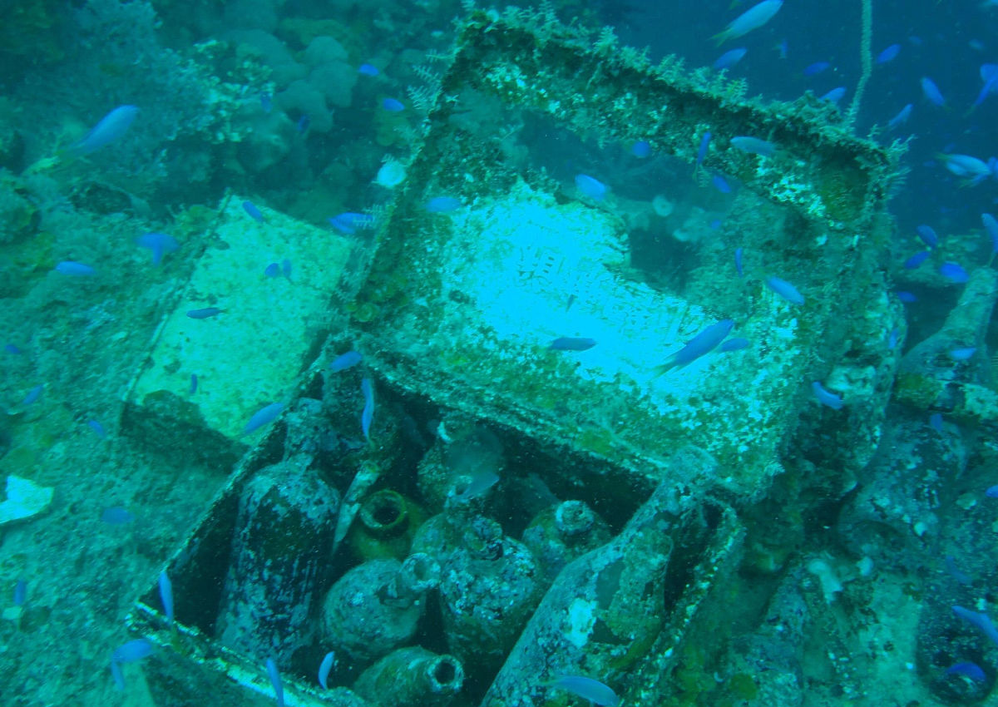
%> input picture SAMPLE_IMAGES/129_img_.png, 998 x 707 px, shrunk from 1200 x 850 before the run
$ octave --eval "result = white_balance(imread('../SAMPLE_IMAGES/129_img_.png'));"   (GNU Octave 9; MATLAB toolbox functions it lacks are replaced by stand-ins)
%> lines starting %> are read from the running program, lines starting %| are printed output that depends on the picture
function [o_img] = white_balance(img)

%splitting RGB matrices
i_R = img(:,:,1);
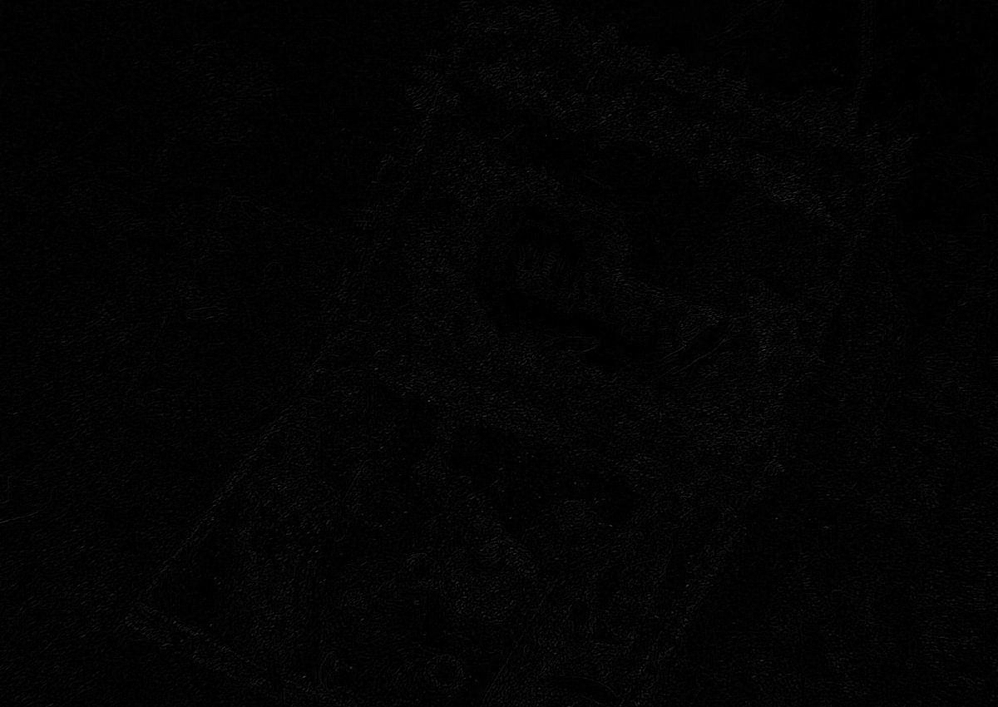
%> i_R: size 707x998 uint8; min 0, max 64, mean 3.5
i_G = img(:,:,2);
i_B = img(:,:,3);

i_R = im2double(i_R);
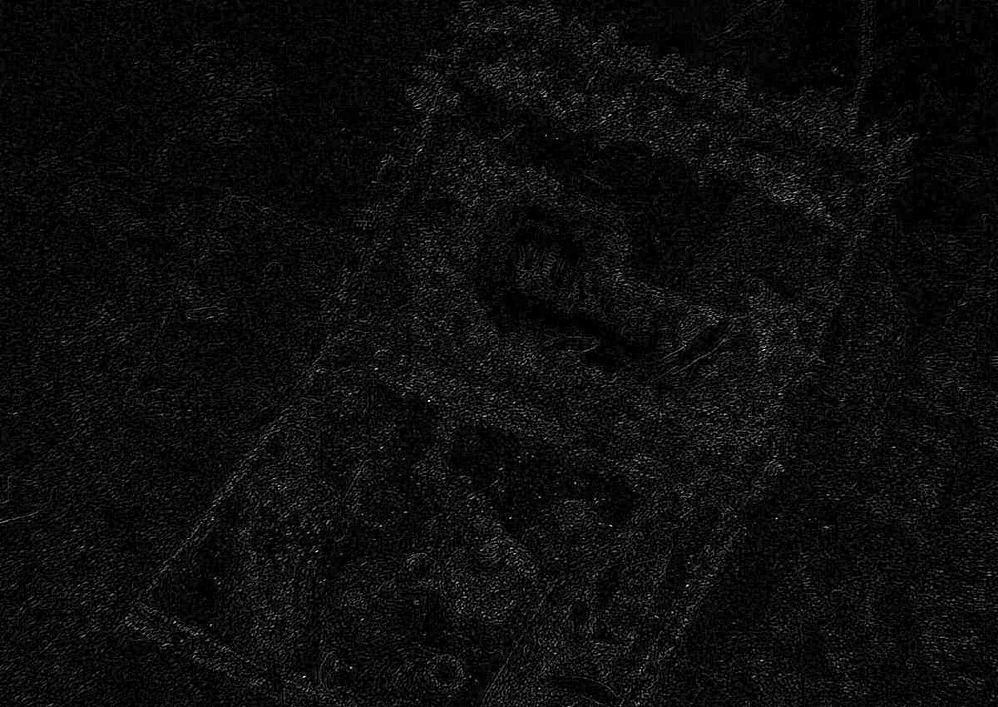
%> i_R: size 707x998 double; min 0, max 0.251, mean 0.0138; drawn with min black and max white
i_G = im2double(i_G);
%> i_G: size 707x998 double
i_B = im2double(i_B);
%> i_B: size 707x998 double

max_R = max(i_R(:));
%> max_R = 0.251
max_G = max(i_G(:));
%> max_G = 0.902
max_B = max(i_B(:));
%> max_B = 1

i_R = i_R/max_R;
i_G = i_G/max_G;
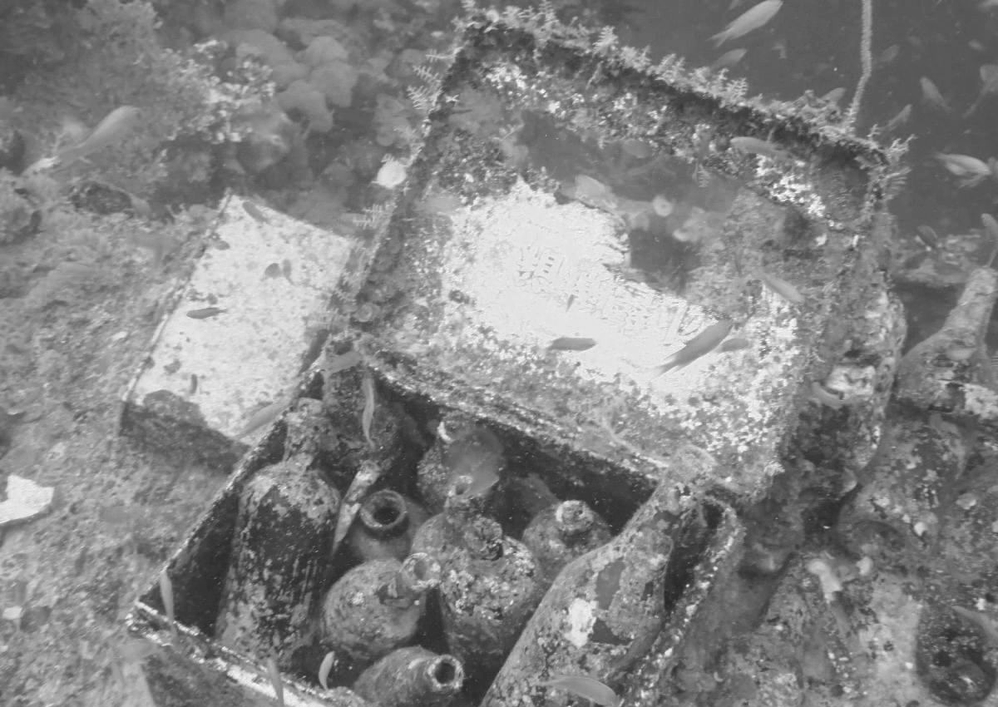
%> i_G: size 707x998 double; min 0.152, max 1, mean 0.52
i_B = i_B/max_B;

i_R = uint8(255 * mat2gray(i_R));
%> i_R: size 707x998 uint8
i_G = uint8(255 * mat2gray(i_G));
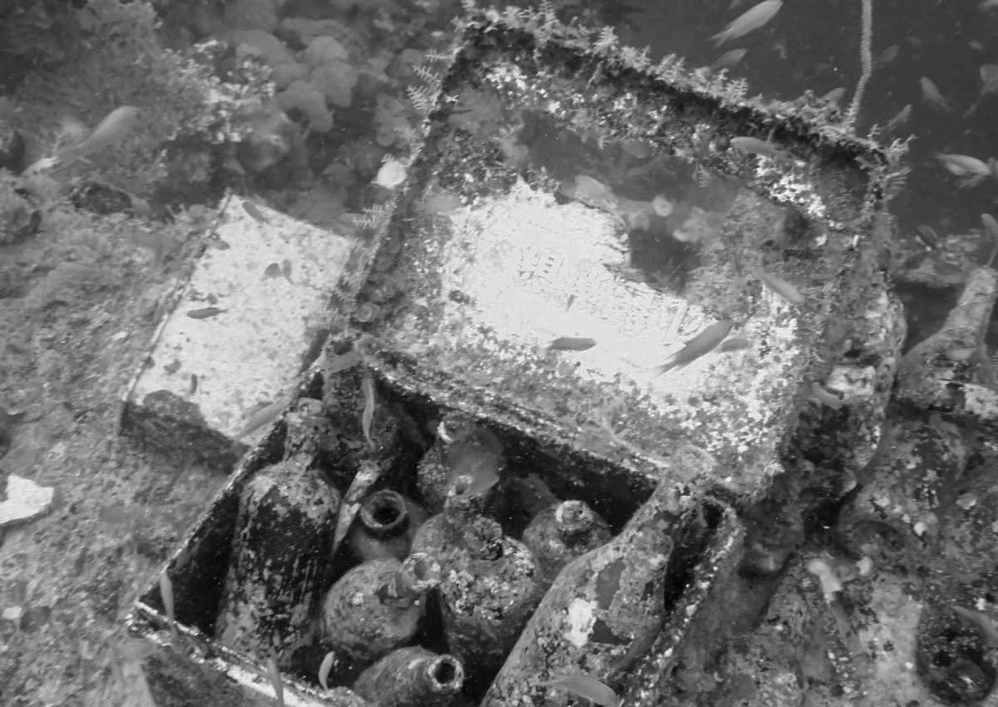
%> i_G: size 707x998 uint8; min 0, max 255, mean 110.5
i_B = uint8(255 * mat2gray(i_B));
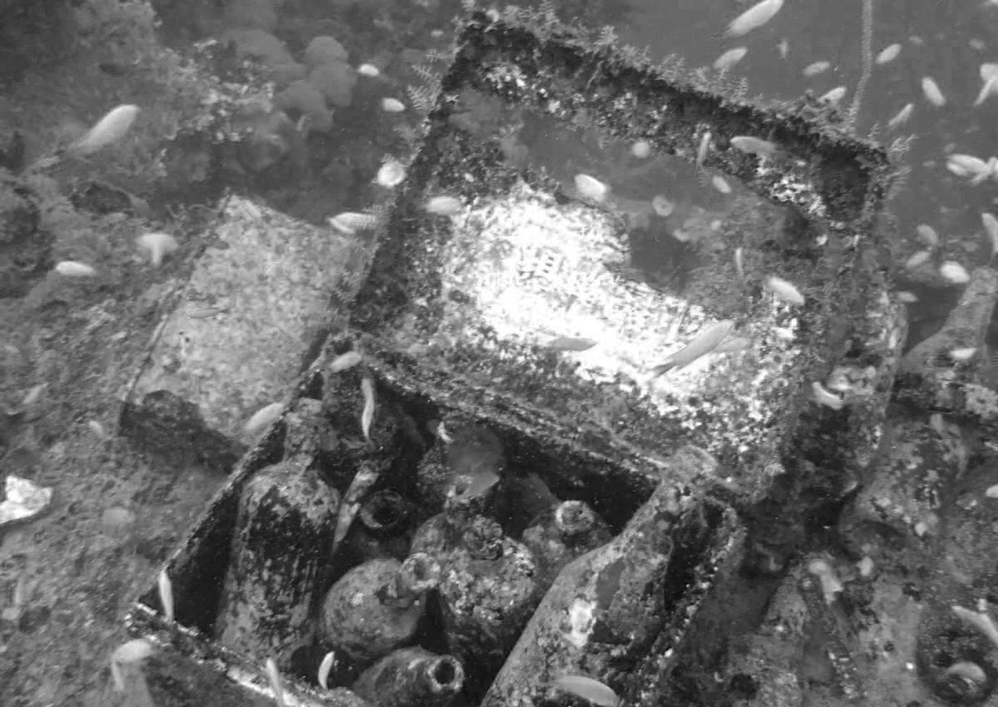
%> i_B: size 707x998 uint8; min 0, max 255, mean 106.5

o_img = cat(3, i_R, i_G, i_B);
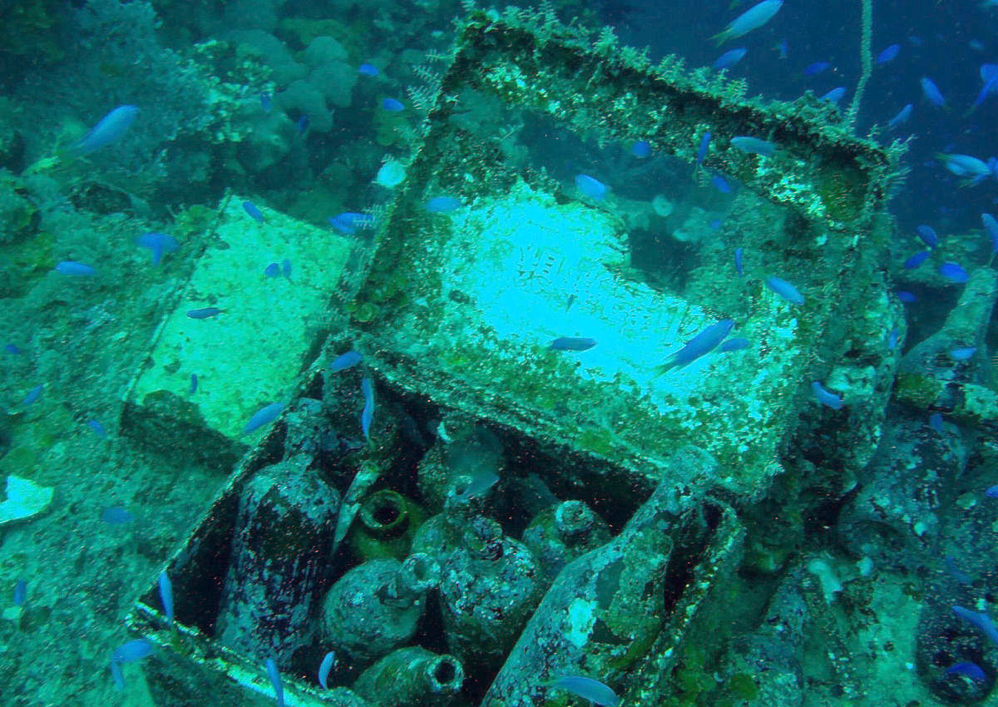
%> o_img: size 707x998x3 uint8; mean R, G, B 14, 110.5, 106.5

$ run again, on SAMPLE_IMAGES/383_img_.png
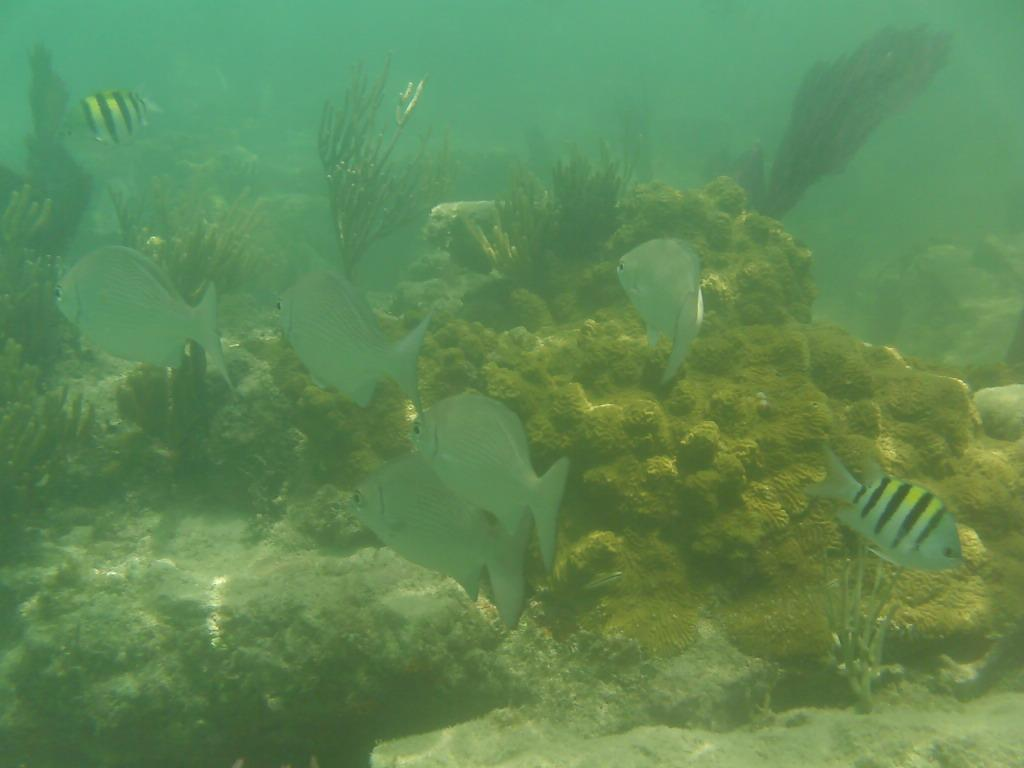
%> input picture SAMPLE_IMAGES/383_img_.png, 1024 x 768 px
%> in white_balance, `i_B = img(:,:,3);`:
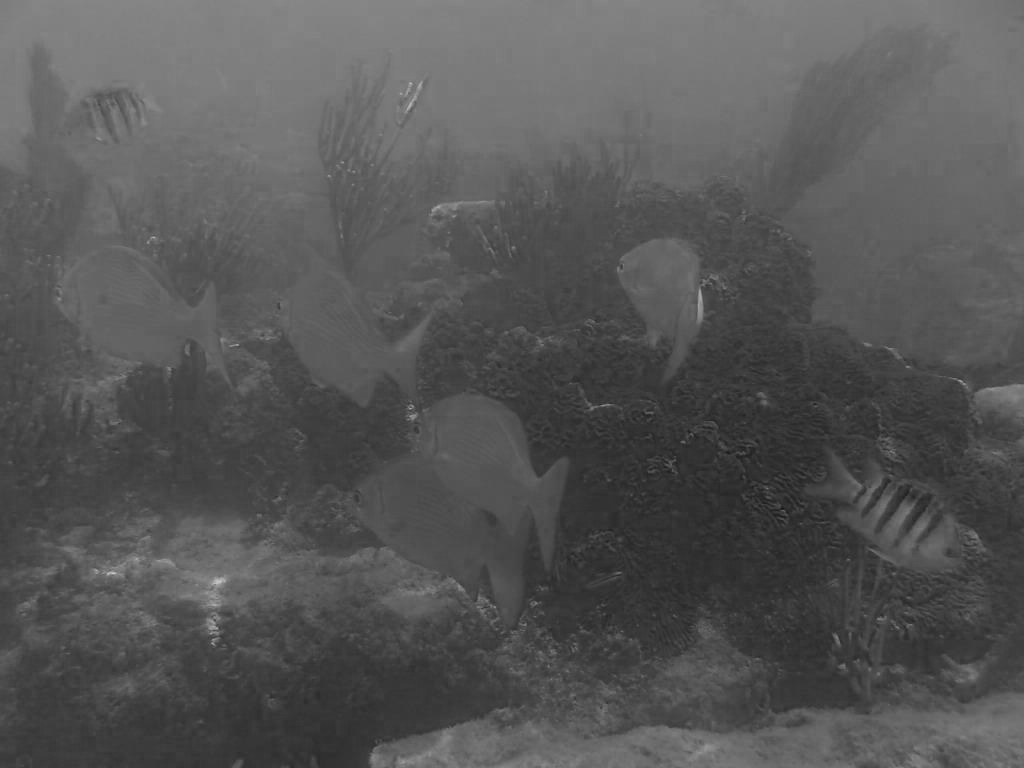
%> i_B: size 768x1024 uint8; min 20, max 203, mean 85.9
%> max_R = 0.973
%> max_G = 1
%> max_B = 0.796
%> in white_balance, `o_img = cat(3, i_R, i_G, i_B);`:
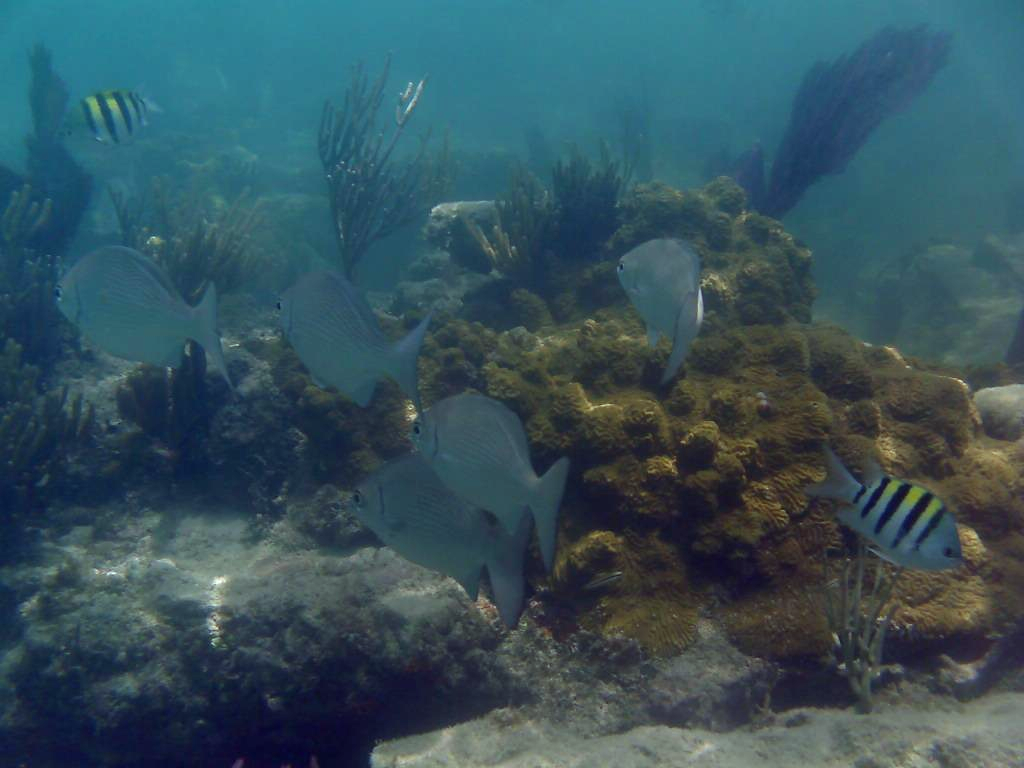
%> o_img: size 768x1024x3 uint8; mean R, G, B 53.6, 82.1, 91.8
